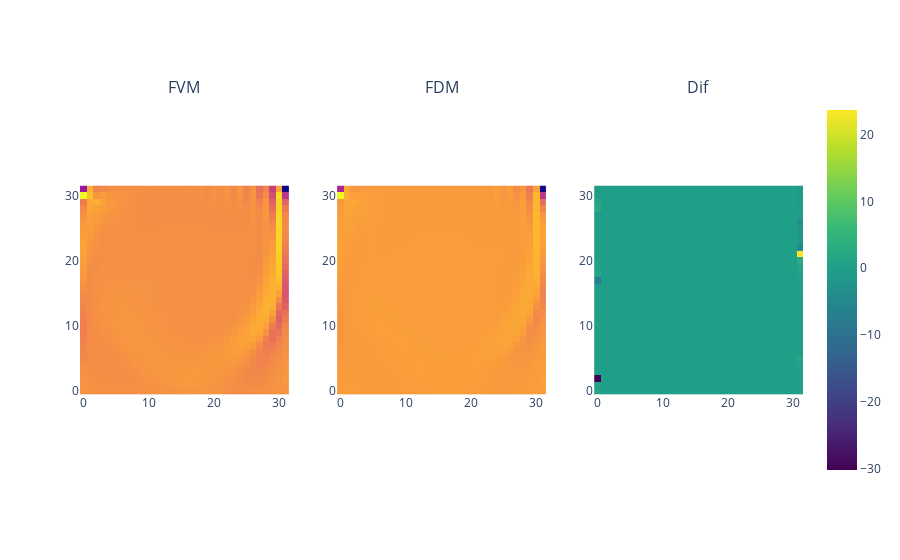

The notebook cell saved with this chart:
### Code cell
import plotly.graph_objects as go
import plotly.subplots as subplots
rows=1
cols=3

row1_fig=selection_pred[...,0]
row2_fig=selection_ftm[0]
row3_fig=(row1_fig-row2_fig)/row2_fig

fig = subplots.make_subplots(rows,cols, subplot_titles=('FVM','FDM','Dif'))
fig.add_trace(go.Heatmap(z=row1_fig, showscale=False),1,1)
fig.add_trace(go.Heatmap(z=row2_fig, showscale=False),1,2)
fig.add_trace(go.Heatmap(z=row3_fig, showscale=True, colorscale='Viridis'),1,3)
for i in range(1, rows*cols + 1):
    fig.update_xaxes(scaleanchor=f"y{i}", scaleratio=1, row=(i-1)//cols + 1, col=(i-1)%cols + 1)
    fig.update_yaxes(constrain='domain', row=(i-1)//cols + 1, col=(i-1)%cols + 1)
fig.show()

### Figure 1 — Plotly figure (JSON) as saved in the notebook; plotly's stock layout.template omitted (floating-point values rounded to 4 significant figures; data arrays with more than 128 entries replaced by an {"elided": "..."} marker saying what was removed)
{"data": [{"showscale": false, "type": "heatmap", "xaxis": "x", "yaxis": "y", "z": {"elided": "32x32 float values"}}, {"showscale": false, "type": "heatmap", "xaxis": "x2", "yaxis": "y2", "z": {"elided": "32x32 float values"}}, {"colorscale": [[0, "#440154"], [0.1111, "#482878"], [0.2222, "#3e4989"], [0.3333, "#31688e"], [0.4444, "#26828e"], [0.5556, "#1f9e89"], [0.6667, "#35b779"], [0.7778, "#6ece58"], [0.8889, "#b5de2b"], [1, "#fde725"]], "showscale": true, "type": "heatmap", "xaxis": "x3", "yaxis": "y3", "z": {"elided": "32x32 float values"}}], "layout": {"annotations": [{"font": {"size": 16}, "showarrow": false, "text": "FVM", "x": 0.1444, "xanchor": "center", "xref": "paper", "y": 1, "yanchor": "bottom", "yref": "paper"}, {"font": {"size": 16}, "showarrow": false, "text": "FDM", "x": 0.5, "xanchor": "center", "xref": "paper", "y": 1, "yanchor": "bottom", "yref": "paper"}, {"font": {"size": 16}, "showarrow": false, "text": "Dif", "x": 0.8556, "xanchor": "center", "xref": "paper", "y": 1, "yanchor": "bottom", "yref": "paper"}], "xaxis": {"anchor": "y", "domain": [0, 0.2889], "scaleanchor": "y", "scaleratio": 1}, "xaxis2": {"anchor": "y2", "domain": [0.3556, 0.6444], "scaleanchor": "y2", "scaleratio": 1}, "xaxis3": {"anchor": "y3", "domain": [0.7111, 1], "scaleanchor": "y3", "scaleratio": 1}, "yaxis": {"anchor": "x", "constrain": "domain", "domain": [0, 1]}, "yaxis2": {"anchor": "x2", "constrain": "domain", "domain": [0, 1]}, "yaxis3": {"anchor": "x3", "constrain": "domain", "domain": [0, 1]}}}
